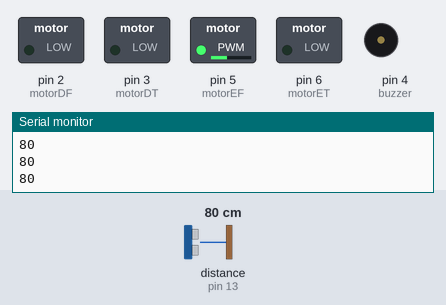
A sketch run on a simulated Arduino Uno, built with avr-gcc and run on an emulated ATmega328P. Parts: switched loads named in the sketch (green lamp = pin HIGH), buzzer (waves = sounding, pin HIGH), the last lines printed to the serial monitor. Wiring (inferred from the names in the program): ultrasonic range finder: trigger pin 12; echo pin 13. Dashed ring = blinking. The inputs (shaded band) are chosen by the test bench; at power-on: distance to the obstacle (sensor on pin 13) 80 cm. The echo pulse lasts 58.3 µs per cm; pins used as bus, display or sensor lines are not drawn.

Above: at 4.2 s.
4.3 s: distance to the obstacle (sensor on pin 13) set to 17 cm
5.8 s: distance to the obstacle (sensor on pin 13) set to 14 cm
At 6.4 s:
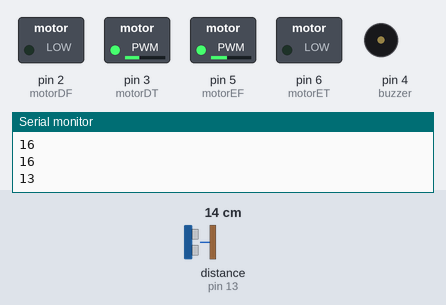
8.8 s: distance to the obstacle (sensor on pin 13) set to 18 cm
At 10.0 s:
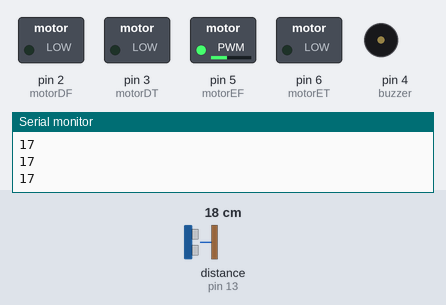
10.3 s: distance to the obstacle (sensor on pin 13) set to 2 cm
At 11.18 s:
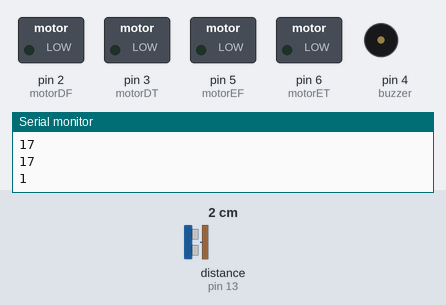
Timing chart, 0 to 14.3 s (numbered marks = the images above; inputs shaded):
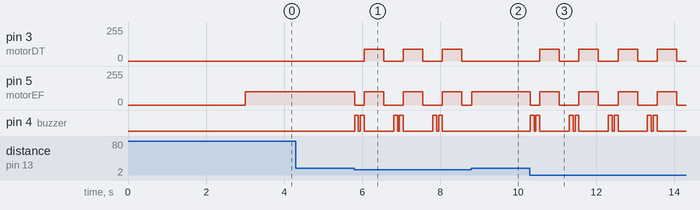

The sketch:

carroDesviaDeObstaculos-PonteH3.ino
```cpp
int buzzer = 4;

int Trig = 12;
int Echo = 13;

int vSpeedD = 90;
int vSpeedE = 100;

const int motorDF  = 2;
const int motorDT  = 3;
const int motorEF  = 5;
const int motorET  = 6;

void setup()
{
  pinMode(buzzer, OUTPUT);
  pinMode(motorDF, OUTPUT);
  pinMode(motorDT, OUTPUT);
  pinMode(motorEF, OUTPUT);
  pinMode(motorET, OUTPUT);
  pinMode(Trig,OUTPUT);
  pinMode(Echo,INPUT);
  Serial.begin(9600);

  delay(3000);
}

void loop()
{
  long duracion;
  long distancia;

  digitalWrite(Trig,LOW);
  delayMicroseconds(2);
  digitalWrite(Trig,HIGH);
  delayMicroseconds(10);
  digitalWrite(Trig,LOW);

  duracion = pulseIn(Echo,HIGH);
  distancia = (duracion/2)/29;
  Serial.println(distancia);

  if(distancia < 15)
  {
    analogWrite(motorEF, 0);
    analogWrite(motorDF, 0);
    analogWrite(motorET, 0);
    analogWrite(motorDT, 0);
    digitalWrite(buzzer, HIGH);
    delay(100);
    digitalWrite(buzzer, LOW);
    delay(50);
    digitalWrite(buzzer, HIGH);
    delay(100);
    digitalWrite(buzzer, LOW);
    if(distancia < 15)
    {
      analogWrite(motorEF, vSpeedE);
      analogWrite(motorDF, 0);
      analogWrite(motorET, 0);
      analogWrite(motorDT, vSpeedD);
      delay(500);

      analogWrite(motorEF, 0);
      analogWrite(motorDF, 0);
      analogWrite(motorET, 0);
      analogWrite(motorDT, 0);
      delay(250);
    }
  }

  digitalWrite(buzzer, LOW);
  analogWrite(motorEF, vSpeedE);
  analogWrite(motorDF, vSpeedD);
  analogWrite(motorET, 0);
  analogWrite(motorDT, 0);
}
```

Measured:
- the behaviour switches between 16 and 15 cm on distance to the obstacle (sensor on pin 13) (found by bisection; images 0 and 1)
- after the input at 5.8 s, pin 3 (motorDT): alternates 90/255 for 0.50 s and 0/255 for 0.50 s, starting after 0.26 s; pin 5 (motorEF): 100/255 → 0/255 at once, then repeats every 1.0 s: 100/255 0.50 s, 0/255 0.50 s; pin 4 (buzzer): LOW → HIGH at once, then repeats every 1.0 s: LOW 0.05 s, HIGH 0.10 s, LOW 0.75 s, HIGH 0.10 s
- after the input at 8.8 s, pin 3 (motorDT): stays 0/255 (without the input it goes to 90/255 after 0.26 s); pin 4 (buzzer): stops changing and stays LOW
- after the input at 10.3 s, pin 3 (motorDT): alternates 90/255 for 0.50 s and 0/255 for 0.50 s, starting after 0.26 s; pin 5 (motorEF): 100/255 → 0/255 at once, then repeats every 1.0 s: 100/255 0.50 s, 0/255 0.50 s; pin 4 (buzzer): LOW → HIGH at once, then repeats every 1.0 s: LOW 0.05 s, HIGH 0.10 s, LOW 0.75 s, HIGH 0.10 s
